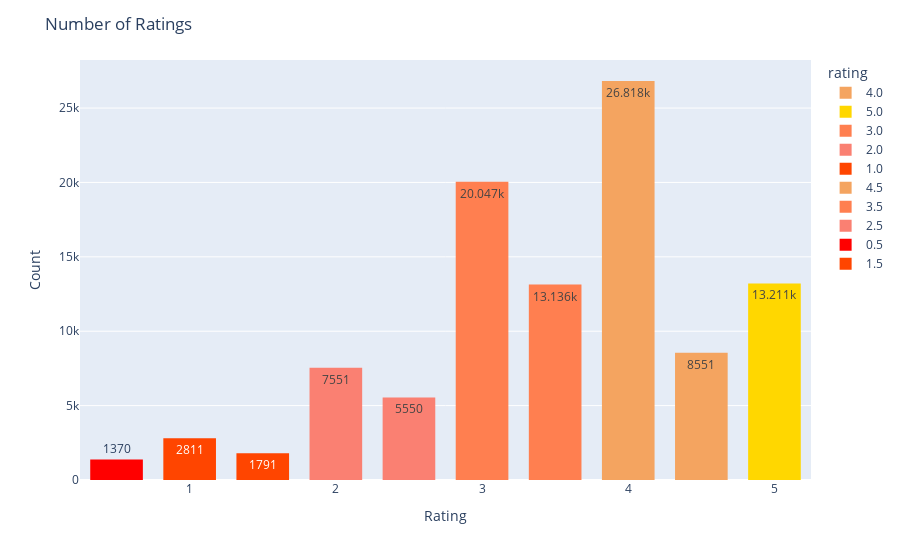

This figure's notebook cell:
### Code cell
fig = px.histogram(ratings, x='rating', 
                            text_auto=True,
                            labels={'x':'rating', 'y':'count'},
                            color='rating',
                            color_discrete_sequence=["SandyBrown", "Gold", 'Coral', 'Salmon', "OrangeRed", 'SandyBrown', "Coral", 'Salmon', "red", 'OrangeRed'],
                            )

fig.update_layout(
    title_text='Number of Ratings', # title of plot
    xaxis_title_text='Rating', # xaxis label
    yaxis_title_text='Count', # yaxis label
    bargap=0.2, # gap between bars of adjacent location coordinates
    bargroupgap=0.1, # gap between bars of the same location coordinates
)

fig.show()

### Figure 1 — Plotly figure (JSON) as saved in the notebook; plotly's stock layout.template omitted (floating-point values rounded to 4 significant figures; data arrays with more than 128 entries replaced by an {"elided": "..."} marker saying what was removed)
{"data": [{"alignmentgroup": "True", "bingroup": "x", "hovertemplate": "rating=%{x}<br>count=%{y}<extra></extra>", "legendgroup": "4.0", "marker": {"color": "SandyBrown", "pattern": {"shape": ""}}, "name": "4.0", "offsetgroup": "4.0", "orientation": "v", "showlegend": true, "texttemplate": "%{value}", "type": "histogram", "x": {"elided": "26818 int values"}, "xaxis": "x", "yaxis": "y"}, {"alignmentgroup": "True", "bingroup": "x", "hovertemplate": "rating=%{x}<br>count=%{y}<extra></extra>", "legendgroup": "5.0", "marker": {"color": "Gold", "pattern": {"shape": ""}}, "name": "5.0", "offsetgroup": "5.0", "orientation": "v", "showlegend": true, "texttemplate": "%{value}", "type": "histogram", "x": {"elided": "13211 int values"}, "xaxis": "x", "yaxis": "y"}, {"alignmentgroup": "True", "bingroup": "x", "hovertemplate": "rating=%{x}<br>count=%{y}<extra></extra>", "legendgroup": "3.0", "marker": {"color": "Coral", "pattern": {"shape": ""}}, "name": "3.0", "offsetgroup": "3.0", "orientation": "v", "showlegend": true, "texttemplate": "%{value}", "type": "histogram", "x": {"elided": "20047 int values"}, "xaxis": "x", "yaxis": "y"}, {"alignmentgroup": "True", "bingroup": "x", "hovertemplate": "rating=%{x}<br>count=%{y}<extra></extra>", "legendgroup": "2.0", "marker": {"color": "Salmon", "pattern": {"shape": ""}}, "name": "2.0", "offsetgroup": "2.0", "orientation": "v", "showlegend": true, "texttemplate": "%{value}", "type": "histogram", "x": {"elided": "7551 int values"}, "xaxis": "x", "yaxis": "y"}, {"alignmentgroup": "True", "bingroup": "x", "hovertemplate": "rating=%{x}<br>count=%{y}<extra></extra>", "legendgroup": "1.0", "marker": {"color": "OrangeRed", "pattern": {"shape": ""}}, "name": "1.0", "offsetgroup": "1.0", "orientation": "v", "showlegend": true, "texttemplate": "%{value}", "type": "histogram", "x": {"elided": "2811 int values"}, "xaxis": "x", "yaxis": "y"}, {"alignmentgroup": "True", "bingroup": "x", "hovertemplate": "rating=%{x}<br>count=%{y}<extra></extra>", "legendgroup": "4.5", "marker": {"color": "SandyBrown", "pattern": {"shape": ""}}, "name": "4.5", "offsetgroup": "4.5", "orientation": "v", "showlegend": true, "texttemplate": "%{value}", "type": "histogram", "x": {"elided": "8551 float values"}, "xaxis": "x", "yaxis": "y"}, {"alignmentgroup": "True", "bingroup": "x", "hovertemplate": "rating=%{x}<br>count=%{y}<extra></extra>", "legendgroup": "3.5", "marker": {"color": "Coral", "pattern": {"shape": ""}}, "name": "3.5", "offsetgroup": "3.5", "orientation": "v", "showlegend": true, "texttemplate": "%{value}", "type": "histogram", "x": {"elided": "13136 float values"}, "xaxis": "x", "yaxis": "y"}, {"alignmentgroup": "True", "bingroup": "x", "hovertemplate": "rating=%{x}<br>count=%{y}<extra></extra>", "legendgroup": "2.5", "marker": {"color": "Salmon", "pattern": {"shape": ""}}, "name": "2.5", "offsetgroup": "2.5", "orientation": "v", "showlegend": true, "texttemplate": "%{value}", "type": "histogram", "x": {"elided": "5550 float values"}, "xaxis": "x", "yaxis": "y"}, {"alignmentgroup": "True", "bingroup": "x", "hovertemplate": "rating=%{x}<br>count=%{y}<extra></extra>", "legendgroup": "0.5", "marker": {"color": "red", "pattern": {"shape": ""}}, "name": "0.5", "offsetgroup": "0.5", "orientation": "v", "showlegend": true, "texttemplate": "%{value}", "type": "histogram", "x": {"elided": "1370 float values"}, "xaxis": "x", "yaxis": "y"}, {"alignmentgroup": "True", "bingroup": "x", "hovertemplate": "rating=%{x}<br>count=%{y}<extra></extra>", "legendgroup": "1.5", "marker": {"color": "OrangeRed", "pattern": {"shape": ""}}, "name": "1.5", "offsetgroup": "1.5", "orientation": "v", "showlegend": true, "texttemplate": "%{value}", "type": "histogram", "x": {"elided": "1791 float values"}, "xaxis": "x", "yaxis": "y"}], "layout": {"bargap": 0.2, "bargroupgap": 0.1, "barmode": "relative", "legend": {"title": {"text": "rating"}, "tracegroupgap": 0}, "margin": {"t": 60}, "title": {"text": "Number of Ratings"}, "xaxis": {"anchor": "y", "categoryarray": [4, 5, 3, 2, 1, 4.5, 3.5, 2.5, 0.5, 1.5], "categoryorder": "array", "domain": [0, 1], "title": {"text": "Rating"}}, "yaxis": {"anchor": "x", "domain": [0, 1], "title": {"text": "Count"}}}}
